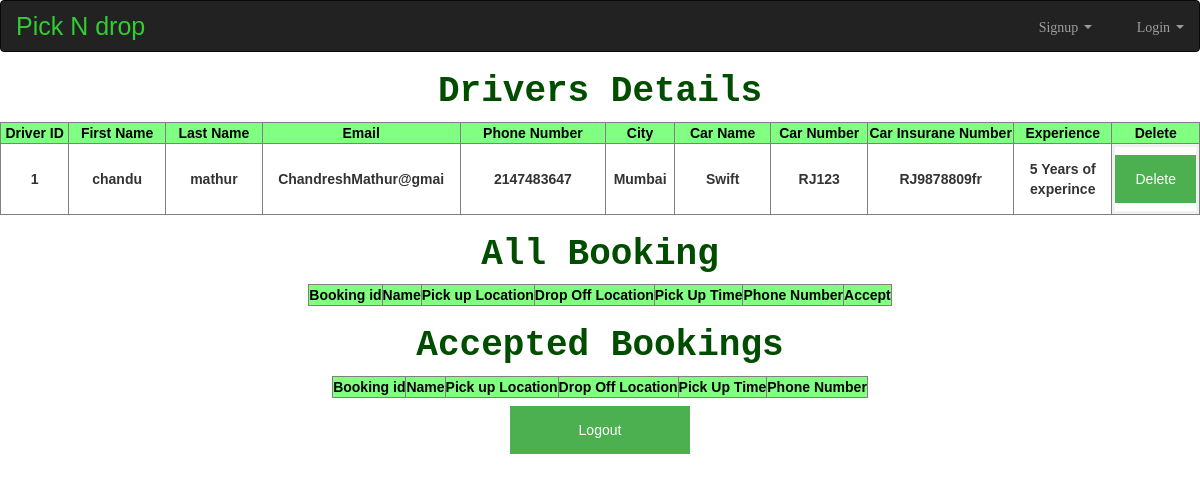
The page /driverdetails.php (signed in) on the database its author committed.
### tables this page shows
CREATE TABLE `driver` (
  `did` int(6) UNSIGNED NOT NULL,
  `FirstName` char(15) NOT NULL,
  `LastName` char(15) NOT NULL,
  `Email` varchar(20) NOT NULL,
  `PhoneNumber` int(10) NOT NULL,
  `Password` varchar(10) NOT NULL,
  `City` char(10) NOT NULL,
  `CarName` varchar(10) NOT NULL,
  `CarNumber` varchar(10) NOT NULL,
  `CarInsuranceNo` varchar(15) NOT NULL,
  `Experience` varchar(30) NOT NULL,
  `Dlno` varchar(15) NOT NULL
);

### driverdetails.php (the view, shortened to what this page needs)
<?php
  include('config.php');
?>
<!DOCTYPE html>
<html lang="en">
<head>
  <link rel="stylesheet" href="bootstrap.min.css">
  <link rel="stylesheet" type="text/css" href="style.css">
</head>
<body>
<nav class="navbar navbar-inverse">
  <div class="container-fluid">
    <div class="navbar-header">
     <a class="navbar-brand"  style="color:  #32CD32; font-style: serif;font-size:  25px;">Pick N drop</a>
    </div>
    <ul class="nav navbar-nav navbar-right">
      <li class="dropdown"><a class="dropdown-toggle" data-toggle="dropdown" href="#"><span class="glyphicon glyphicon-user"> Signup</span>
        <span class="caret"></span></a>
      </li>
      <li class="dropdown"><a class="dropdown-toggle" data-toggle="dropdown" href="#"><span class="glyphicon glyphicon-log-in"> Login</span>
        <span class="caret"></span></a>
      </li>
    </ul>
  </div>
</nav>
<center><table border="1">
  <h1 style="font-family: courier; color:#004d00;"><b>Drivers Details</b></h1>
 <tr style="background-color:#80ff80; color: black">
  <th width="70px" style="text-align: center;">Driver ID</th>
   <th width="100px" style="text-align: center;">First Name</th>
   <th width="100px" style="text-align: center;">Last Name</th>
   <th width="200px" style="text-align: center;">Email</th>
   <th width="150px" style="text-align: center;">Phone Number</th>
   <th width="70px" style="text-align: center;">City</th>
   <th width="100px" style="text-align: center;">Car Name</th>
   <th width="100px" style="text-align: center;">Car Number</th>
   <th width="150px" style="text-align: center;">Car Insurane Number</th>
   <th width="100px" style="text-align: center;">Experience</th>
   <th width="50px" style="text-align: center;">Delete</th>
 </tr>
 <tr>
   <?php
   $sql = "SELECT * FROM driver WHERE Email = '".$_SESSION['email']."'";
  $result = mysqli_query($conn,$sql);
  if($result->num_rows > 0)
  {
  while($row  = $result->fetch_assoc())
  {
  echo"
    <th style='text-align: center;'>". $row ['did']."</th>
   <th style='text-align: center;'>". $row ['FirstName']."</th>
   <th style='text-align: center;'>".$row ['LastName']."</th>
   <th style='text-align: center;'>". $row ['Email']."</th>
   <th style='text-align: center;'>".$row ['PhoneNumber']."</th>
   <th style='text-align: center;'>".$row ['City']."</th>
   <th style='text-align: center;'>". $row ['CarName']."</th>
   <th style='text-align: center;'>".$row ['CarNumber']."</th>
   <th style='text-align: center;'>".$row ['CarInsuranceNo']."</th>
   <th style='text-align: center;'>". $row ['Experience']."</th>
   <td><center>
   <form method='POST' action=''>
   <input type='hidden' name='id' value='".$row["did"]."'>
   <button class='delbt' name='deleteempdet'>Delete<i class='fa fa-trash w3-large'></i></button>
   </form>
   </center>
  </td>";
}
 }
 ?>
 </tr>
</table></center>
<center><table border="1">
  <h1 style="font-family: courier; color:#004d00;"><b>All Booking</b></h1>
 <tr style="background-color:	 #80ff80; color: black; text-align: center;">
    <th style="text-align: center;">Booking id</th>
    <th style="text-align: center;">Name</th>
    <th style="text-align: center;">Pick up Location</th>
    <th style="text-align: center;">Drop Off Location</th>
    <th style="text-align: center;">Pick Up Time</th>
    <th style="text-align: center;">Phone Number</th>
      <th style="text-align: center;">Accept</th>
  </tr>
</table><center>
  <table border="1">
    <h1 style="font-family: courier; color:#004d00;"><b>Accepted Bookings</b></h1>
    <tr style="background-color: #80ff80; color: black; text-align: center;">
    <th style="text-align: center;">Booking id</th>
    <th style="text-align: center;">Name</th>
    <th style="text-align: center;">Pick up Location</th>
    <th style="text-align: center;">Drop Off Location</th>
    <th style="text-align: center;">Pick Up Time</th>
    <th style="text-align: center;">Phone Number</th>
  </tr>
  </table>
<center><a href="driverlogout.php"><button type="button" name="logout" id="logout" style="width: 15%;">Logout</button></a></center>
</body>
</html>

### style.css (style rules this page uses)
* { box-sizing: border-box; }
* { box-sizing: border-box }
body { font-family: Verdana, sans-serif; margin:0 }
body { font-family: Arial, Helvetica, sans-serif; }
form { border: 3px solid #f1f1f1; }
button { background-color: #4CAF50; color: white; padding: 14px 20px; margin: 8px 0; border: none; cursor: pointer; width: 100%; }

### rows shown on the page
driver: did "1", FirstName "chandu", LastName "mathur", Email "ChandreshMathur@gmai", PhoneNumber "2147483647", City "Mumbai", CarName "Swift", CarNumber "RJ123", CarInsuranceNo "RJ9878809fr", Experience "5 Years of experince"
